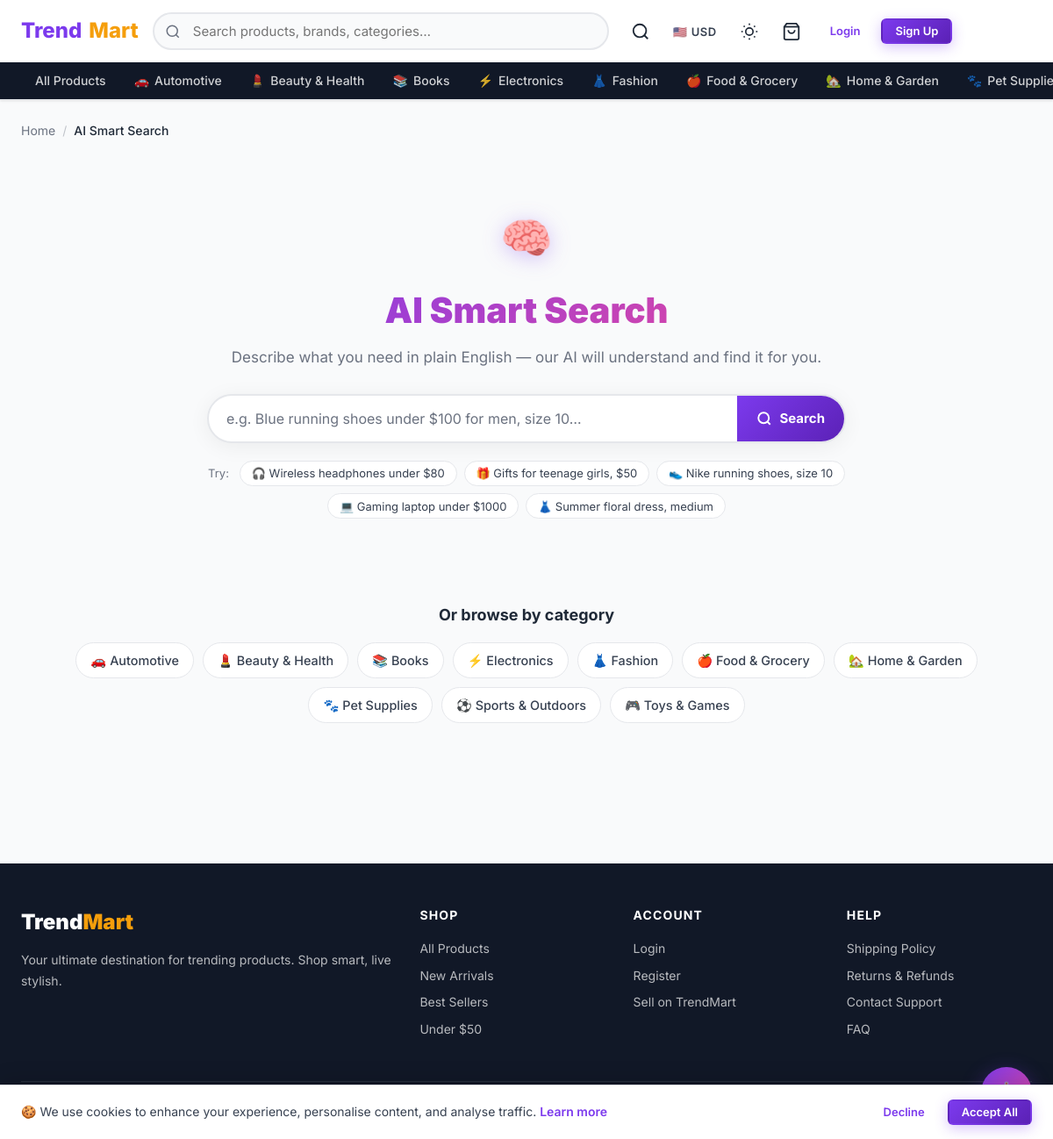
The page /ai/search/ on the database its author committed.
### shop/models.py (models this page shows, shortened)
class Category(models.Model):
    name = models.CharField(max_length=200)
    slug = models.SlugField(unique=True, blank=True)
    parent = models.ForeignKey(
        'self', null=True, blank=True, on_delete=models.CASCADE, related_name='children'
    )
    description = models.TextField(blank=True)
    icon = models.CharField(max_length=100, blank=True, help_text="Emoji or CSS icon class")
    image = models.ImageField(upload_to='categories/', blank=True, null=True)
    is_active = models.BooleanField(default=True)
    order = models.PositiveIntegerField(default=0)
    class Meta:
        verbose_name_plural = "Categories"
        ordering = ['order', 'name']

### shop/views.py (the view, shortened to what this page needs)
# urls.py: path('ai/search/', views.ai_search, name='ai_search'),
def ai_search(request):
    from django.conf import settings
    import json as _json
    query = request.GET.get('q', '').strip()
    results = Product.objects.none()
    ai_summary = ''
    interpreted = {}
    return render(request, 'shop/ai_search.html', {
        'query': query,
        'results': results,
        'ai_summary': ai_summary,
        'interpreted': interpreted,
        'result_count': results.count() if query else 0,
        'root_categories': Category.objects.filter(parent=None, is_active=True),
    })

### shop/context_processors.py (called while the page is built)
def cart_context(request):
    cart_count = 0
    try:
        if request.user.is_authenticated:
            cart = Cart.objects.filter(user=request.user).first()
        else:
            session_key = request.session.session_key
            cart = Cart.objects.filter(session_key=session_key, user=None).first() if session_key else None
        if cart:
            cart_count = cart.get_item_count()
    except Exception:
        pass
    return {'cart_count': cart_count}

def site_context(request):
    root_categories = Category.objects.filter(parent=None, is_active=True).prefetch_related('children')
    return {
        'site_name': 'TrendMart',
        'site_tagline': 'Shop the Trend, Live the Style',
        'root_categories': root_categories,
    }

### templates/shop/ai_search.html (shortened to what this page needs)
{% extends 'shop/base.html' %}
{% load static shop_tags %}
{% block content %}
<div class="container" style="padding-top:1.5rem;padding-bottom:4rem">
  <nav class="breadcrumb" aria-label="Breadcrumb">
    <a href="{% url 'shop:home' %}">Home</a>
    <span class="breadcrumb-sep" aria-hidden="true">/</span>
    <span class="breadcrumb-current">AI Smart Search</span>
  </nav>
  <div class="ai-search-hero">
    <div class="ai-search-hero-icon" aria-hidden="true">🧠</div>
    <h1 class="ai-search-title">AI Smart Search</h1>
    <p class="ai-search-subtitle">
      Describe what you need in plain English — our AI will understand and find it for you.
    </p>
    <form action="{% url 'shop:ai_search' %}" method="get" class="ai-search-form" role="search" aria-label="AI natural language search">
      <div class="ai-search-input-wrap">
        <input
          type="search" id="ai-search-input" name="q"
          class="ai-search-input"
          value="{{ query }}"
          placeholder="e.g. Blue running shoes under $100 for men, size 10…"
          autocomplete="off" spellcheck="true"
          aria-label="Describe what you're looking for"
          maxlength="300"
        >
        <button type="submit" class="ai-search-btn" aria-label="Search">
          <svg width="18" height="18" viewBox="0 0 24 24" fill="none" stroke="currentColor" stroke-width="2.5" aria-hidden="true"><circle cx="11" cy="11" r="8"/><line x1="21" y1="21" x2="16.65" y2="16.65"/></svg>
          <span>Search</span>
        </button>
      </div>
    </form>
    <div class="ai-search-examples" aria-label="Example searches">
      <span class="ai-search-examples-label">Try:</span>
      <button class="ai-search-example-chip" type="button" data-query="wireless headphones under $80 with good bass">🎧 Wireless headphones under $80</button>
      <button class="ai-search-example-chip" type="button" data-query="gifts for a teenage girl who loves fashion, budget $50">🎁 Gifts for teenage girls, $50</button>
      <button class="ai-search-example-chip" type="button" data-query="Nike running shoes men size 10 blue">👟 Nike running shoes, size 10</button>
      <button class="ai-search-example-chip" type="button" data-query="gaming laptop under $1000 with good GPU">💻 Gaming laptop under $1000</button>
      <button class="ai-search-example-chip" type="button" data-query="summer dress for women in floral print medium">👗 Summer floral dress, medium</button>
    </div>
  </div>
  {% if query %}
    {% if results %}
      <div class="ai-search-results-header">
        <h2 class="ai-results-count">{{ result_count }} result{{ result_count|pluralize }} found</h2>
        <a href="{% url 'shop:product_list' %}" class="btn btn-ghost btn-sm">View All Products</a>
      </div>
      <div class="products-grid" role="list" aria-label="Search results">
        {% for product in results %}
          {% include 'shop/includes/product_card.html' %}
        {% endfor %}
      </div>
    {% else %}
      <div class="empty-state" style="margin-top:3rem" role="status">
        <div class="empty-state-icon" aria-hidden="true">🔍</div>
        <h3>No exact matches found</h3>
        <p>The AI couldn't find products matching your description. Try rephrasing, or use the suggestions below.</p>
        <div style="display:flex;gap:.75rem;flex-wrap:wrap;justify-content:center;margin-top:1.25rem">
          <a href="{% url 'shop:product_list' %}" class="btn btn-primary">Browse All Products</a>
          <a href="{% url 'shop:search' %}?q={{ query }}" class="btn btn-ghost">Keyword Search</a>
        </div>
        <p style="margin-top:1.5rem;font-size:.9rem;color:var(--text-light)">
          💬 Or <button id="ai-fallback-chat" style="background:none;border:none;color:var(--primary);font-weight:700;cursor:pointer;padding:0;font-size:inherit">ask the AI assistant</button> directly — it can look harder!
        </p>
      </div>
    {% endif %}
  {% else %}
    <div class="ai-search-categories">
      <h2 class="ai-search-cat-title">Or browse by category</h2>
      <div class="category-chips">
        {% for cat in root_categories %}
          <a href="{% url 'shop:category' cat.slug %}" class="category-chip">
            {% if cat.icon %}{{ cat.icon }}{% endif %} {{ cat.name }}
          </a>
        {% endfor %}
      </div>
    </div>
  {% endif %}
</div>
{% endblock %}

### templates/shop/base.html (shortened to what this page needs)
{% load static %}
<!DOCTYPE html>
<html lang="en">
<head>
  <link rel="stylesheet" href="{% static 'css/main.css' %}">
</head>
<body>
<header>
  <nav class="navbar" role="navigation" aria-label="Main navigation">
    <div class="navbar-inner">
      <a href="{% url 'shop:home' %}" class="navbar-brand" aria-label="TrendMart Home">
        Trend<span>Mart</span>
      </a>
      <div class="navbar-search" id="navbar-search" role="search">
        <form action="{% url 'shop:search' %}" method="get">
          <input type="search" name="q" id="search-input" value="{{ request.GET.q }}"
                 placeholder="Search products, brands, categories…"
                 autocomplete="off" aria-label="Search products">
        </form>
      </div>
      <div class="navbar-actions">
        <button id="mobile-search-btn" class="nav-icon-btn" aria-label="Search" aria-expanded="false">
          <svg viewBox="0 0 24 24" fill="none" stroke="currentColor" stroke-width="2"><circle cx="11" cy="11" r="8"/><path d="m21 21-4.35-4.35"/></svg>
        </button>
        <div class="currency-selector" title="Select currency">
          <button class="currency-btn" id="currency-btn" aria-label="Currency selector" aria-haspopup="listbox">
            <span id="currency-flag">🇺🇸</span>
            <span id="currency-code">USD</span>
          </button>
        </div>
        <button id="dark-mode-toggle" class="dark-mode-btn" aria-label="Toggle dark mode" aria-pressed="false" title="Toggle dark mode">
        </button>
        <a href="{% url 'shop:cart' %}" class="nav-icon-btn" id="nav-cart-btn" aria-label="Cart ({{ cart_count }} items)">
          <svg viewBox="0 0 24 24" fill="none" stroke="currentColor" stroke-width="2" aria-hidden="true"><path d="M6 2L3 6v14a2 2 0 002 2h14a2 2 0 002-2V6l-3-4z"/><line x1="3" y1="6" x2="21" y2="6"/><path d="M16 10a4 4 0 01-8 0"/></svg>
        </a>
        {% if user.is_authenticated %}
          <div class="nav-bell-wrap">
            <a href="{% url 'shop:notification_list' %}" class="nav-icon-btn" id="notif-bell-btn" aria-label="Notifications">
              <svg viewBox="0 0 24 24" fill="none" stroke="currentColor" stroke-width="2" aria-hidden="true"><path d="M18 8A6 6 0 006 8c0 7-3 9-3 9h18s-3-2-3-9"/><path d="M13.73 21a2 2 0 01-3.46 0"/></svg>
            </a>
            <span class="nav-bell-badge" id="notif-badge" aria-live="polite" aria-label="Unread notifications"></span>
          </div>
          <a href="{% url 'shop:wishlist' %}" class="nav-icon-btn" aria-label="Wishlist">
            <svg viewBox="0 0 24 24" fill="none" stroke="currentColor" stroke-width="2" aria-hidden="true"><path d="M20.84 4.61a5.5 5.5 0 00-7.78 0L12 5.67l-1.06-1.06a5.5 5.5 0 00-7.78 7.78L12 21.23l8.84-8.84a5.5 5.5 0 000-7.78z"/></svg>
          </a>
          <div class="user-menu">
            <button class="user-menu-toggle" data-dropdown="user-menu-dropdown"
                    aria-haspopup="true" aria-expanded="false" aria-controls="user-menu-dropdown">
              <div class="user-avatar-sm" aria-hidden="true">{{ user.first_name|first|upper|default:user.username|first|upper }}</div>
              <span>{{ user.first_name|default:user.username }}</span>
              <svg width="12" height="12" viewBox="0 0 12 12" aria-hidden="true"><path fill="currentColor" d="M6 8L1 3h10z"/></svg>
            </button>
            <div id="user-menu-dropdown" class="dropdown-menu" role="menu">
              <a href="{% url 'shop:dashboard' %}" class="dropdown-item" role="menuitem">
                <svg width="16" height="16" viewBox="0 0 24 24" fill="none" stroke="currentColor" stroke-width="2" aria-hidden="true"><rect x="3" y="3" width="7" height="7"/><rect x="14" y="3" width="7" height="7"/><rect x="14" y="14" width="7" height="7"/><rect x="3" y="14" width="7" height="7"/></svg>
                Dashboard
              </a>
              <a href="{% url 'shop:profile' %}" class="dropdown-item" role="menuitem">
                <svg width="16" height="16" viewBox="0 0 24 24" fill="none" stroke="currentColor" stroke-width="2" aria-hidden="true"><path d="M20 21v-2a4 4 0 00-4-4H8a4 4 0 00-4 4v2"/><circle cx="12" cy="7" r="4"/></svg>
                Profile
              </a>
              <a href="{% url 'shop:order_list' %}" class="dropdown-item" role="menuitem">
                <svg width="16" height="16" viewBox="0 0 24 24" fill="none" stroke="currentColor" stroke-width="2" aria-hidden="true"><path d="M14 2H6a2 2 0 00-2 2v16a2 2 0 002 2h12a2 2 0 002-2V8z"/><polyline points="14 2 14 8 20 8"/></svg>
                My Orders
              </a>
              {% if user.is_staff or user.profile.role == 'admin' %}
              <div class="dropdown-divider" role="separator"></div>
              <a href="{% url 'shop:admin_dashboard' %}" class="dropdown-item" role="menuitem">
                <svg width="16" height="16" viewBox="0 0 24 24" fill="none" stroke="currentColor" stroke-width="2" aria-hidden="true"><circle cx="12" cy="12" r="3"/><path d="M19.07 4.93l-1.41 1.41M5.34 17.66l-1.41 1.41M19.07 19.07l-1.41-1.41M5.34 6.34L3.93 4.93"/></svg>
                Admin Panel
              </a>
              {% endif %}
              <div class="dropdown-divider" role="separator"></div>
              <a href="{% url 'shop:logout' %}" class="dropdown-item" role="menuitem" style="color:var(--error)">
                <svg width="16" height="16" viewBox="0 0 24 24" fill="none" stroke="currentColor" stroke-width="2" aria-hidden="true"><path d="M9 21H5a2 2 0 01-2-2V5a2 2 0 012-2h4"/><polyline points="16 17 21 12 16 7"/><line x1="21" y1="12" x2="9" y2="12"/></svg>
                Logout
              </a>
            </div>
          </div>
        {% else %}
          <a href="{% url 'shop:login' %}" class="btn btn-ghost btn-sm">Login</a>
          <a href="{% url 'shop:register' %}" class="btn btn-primary btn-sm">Sign Up</a>
        {% endif %}
      </div>
    </div>
    <div class="nav-categories" role="navigation" aria-label="Category navigation">
      <div class="nav-categories-inner">
        <a href="{% url 'shop:product_list' %}" class="nav-cat-link">All Products</a>
        {% for cat in root_categories %}
          <a href="{% url 'shop:category' cat.slug %}" class="nav-cat-link">
            {% if cat.icon %}<span aria-hidden="true">{{ cat.icon }}</span>{% endif %}
            {{ cat.name }}
          </a>
        {% endfor %}
      </div>
    </div>
  </nav>
</header>
<main id="main-content" tabindex="-1">
  {% block content %}{% endblock %}
</main>
<footer class="footer" role="contentinfo">
  <div class="container">
    <div class="footer-grid">
      <div>
        <div class="footer-brand">Trend<span>Mart</span></div>
        <p class="footer-desc">Your ultimate destination for trending products. Shop smart, live stylish.</p>
      </div>
      <div>
        <div class="footer-col-title">Shop</div>
        <a href="{% url 'shop:product_list' %}" class="footer-link">All Products</a>
        <a href="{% url 'shop:product_list' %}?sort=newest" class="footer-link">New Arrivals</a>
        <a href="{% url 'shop:product_list' %}?sort=popular" class="footer-link">Best Sellers</a>
        <a href="{% url 'shop:product_list' %}?min_price=0&max_price=50" class="footer-link">Under $50</a>
      </div>
      <div>
        <div class="footer-col-title">Account</div>
        {% if user.is_authenticated %}
          <a href="{% url 'shop:dashboard' %}" class="footer-link">Dashboard</a>
          <a href="{% url 'shop:order_list' %}" class="footer-link">My Orders</a>
          <a href="{% url 'shop:wishlist' %}" class="footer-link">Wishlist</a>
          <a href="{% url 'shop:profile' %}" class="footer-link">Edit Profile</a>
        {% else %}
          <a href="{% url 'shop:login' %}" class="footer-link">Login</a>
          <a href="{% url 'shop:register' %}" class="footer-link">Register</a>
          <a href="{% url 'shop:register' %}?role=retailer" class="footer-link">Sell on TrendMart</a>
        {% endif %}
      </div>
      <div>
        <div class="footer-col-title">Help</div>
        <a href="#" class="footer-link">Shipping Policy</a>
        <a href="#" class="footer-link">Returns &amp; Refunds</a>
        <a href="#" class="footer-link">Contact Support</a>
        <a href="#" class="footer-link">FAQ</a>
      </div>
    </div>
    <div class="footer-bottom">
      <span>&copy; 2026 TrendMart. Developed by George Papasotiriou. All rights reserved.</span>
      <span>Made with ❤️ for great shopping experiences</span>
    </div>
  </div>
</footer>
<div class="ai-chat-widget" role="complementary" aria-label="AI Shopping Assistant">
  <button id="ai-chat-trigger" class="ai-chat-trigger" aria-expanded="false" aria-controls="ai-chat-panel" aria-label="Open AI shopping assistant">
  </button>
</div>
<div id="cookie-banner" class="cookie-banner" role="dialog" aria-label="Cookie consent" aria-live="polite">
  <p class="cookie-banner-text">
    🍪 We use cookies to enhance your experience, personalise content, and analyse traffic.
    <a href="#" style="color:var(--primary);font-weight:600">Learn more</a>
  </p>
  <div class="cookie-banner-actions">
    <button id="cookie-decline" class="btn btn-ghost btn-sm">Decline</button>
    <button id="cookie-accept" class="btn btn-primary btn-sm">Accept All</button>
  </div>
</div>
</body>
</html>

### rows shown on the page
Category: icon "🚗", name "Automotive"
Category: icon "💄", name "Beauty & Health"
Category: icon "📚", name "Books"
Category: icon "⚡", name "Electronics"
Category: icon "👗", name "Fashion"
Category: icon "🍎", name "Food & Grocery"
Category: icon "🏡", name "Home & Garden"
Category: icon "🐾", name "Pet…", name "Pet Supplies"
Category: icon "⚽", name "Sports & Outdoors"
Category: icon "🎮", name "Toys & Games"
